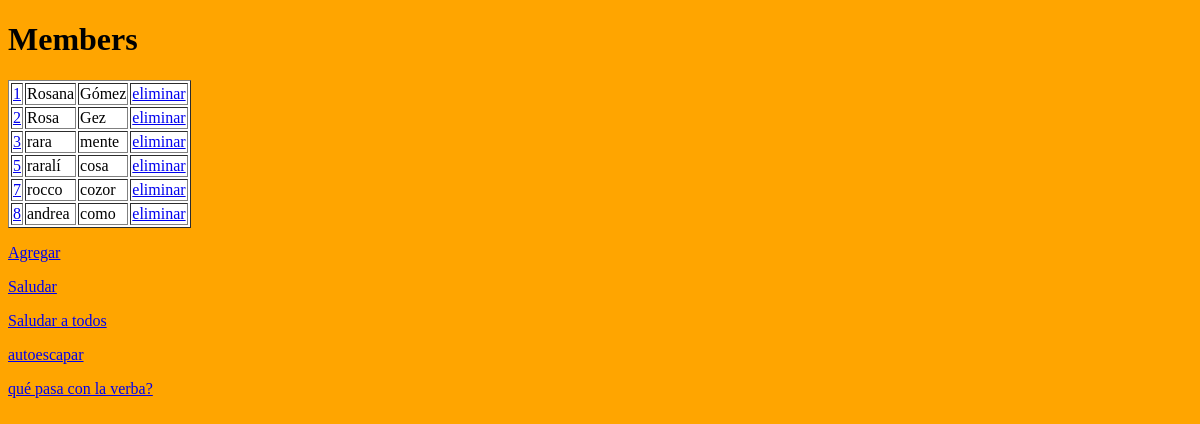
Before: / with the older database file.
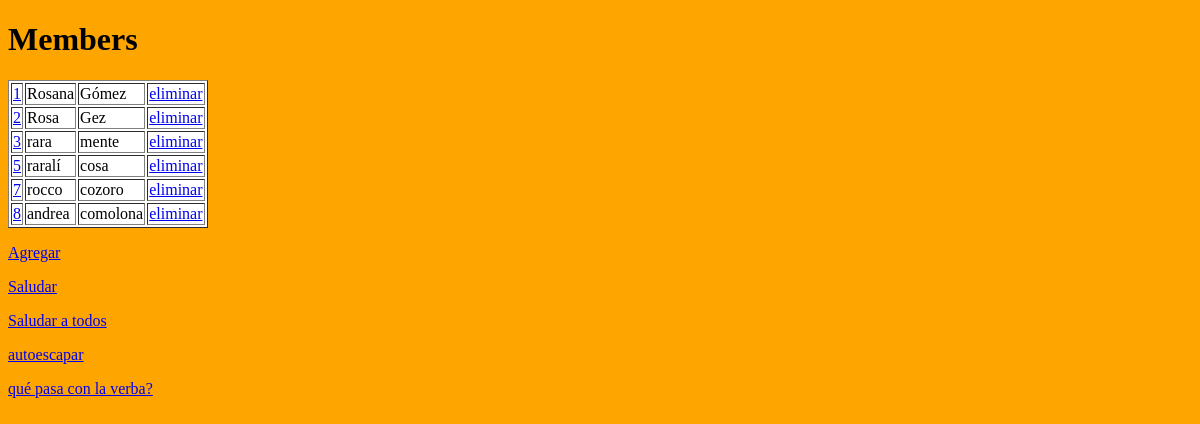
After: the same page with the newer database file.
### members/models.py (models this page shows)
class Members(models.Model):
  nombre = models.CharField(max_length=255)
  apellido = models.CharField(max_length=255)

### members/views.py (the view)
# urls.py: path('', views.index, name='index'),
def index(request):
  mymembers = Members.objects.all().values()
  template = loader.get_template('index.html')
  context = {
    'mymembers': mymembers,
  }
  return HttpResponse(template.render(context, request))

### members/templates/index.html (shortened to what this page needs)
<!DOCTYPE html>
<html lang="en">
<head>
</head>
<body style="background-color: orange ">
    <h1>Members</h1>
    <table border="1" style = 'background-color: white' >
    {% for x in mymembers %}
    <tr>
    <td><a href="update/{{ x.id }}">{{ x.id }}</a></td>
    <td>{{ x.nombre }}</td>
    <td>{{ x.apellido }}</td>
    <td><a href="delete/{{ x.id }}">eliminar</a></td>
    </tr>
    {% endfor %}
    </table>
    <p><a href="add/">Agregar</a></p>
    <p><a href="saludar/">Saludar</a></p>
    <p><a href="saludar/saludando/">Saludar a todos</a></p>
    <p><a href="saludar/autoescape/">autoescapar</a></p>
    <p><a href="saludar/verbatim/">qué pasa con la verba?</a></p>
  </html>

Changed rows visible on the page:
changed Members "rocco": apellido "cozor" → "cozoro"
changed Members "andrea": apellido "como" → "comolona"
